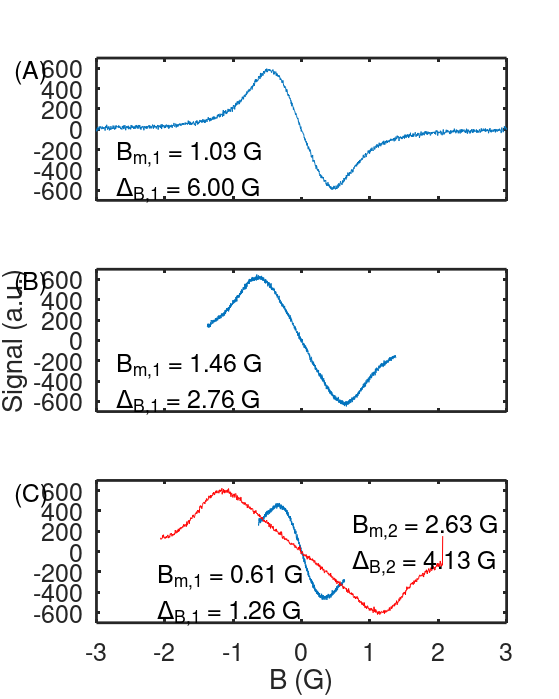

MATLAB code for this plot: (Note: this script raises an error after producing the figure.)
%% Display parameters for the plots
font_size = 18;
linewidth = 2;

% So they all have the same scales
B_min = -3;   %
B_max =  3;   % field values, in Gauss
Y_min = -700; %
Y_max =  700; % signal amplitudes, in arbitrary units

%% New figure window, a little bigger than usual
handle = figure();
set(handle, 'Position', [100 100 560 700], 'Paperpositionmode', 'auto');

%% Single-scan, traditional

% Read in scan data
spectra = csvread('data/s_2_traditional.csv');
spectrum = spectra(:, 8);

% Parameters
Delta_B = 6.00; % sweep width, in Gauss
M       = 2048; % samples per scan

% Field values
B = linspace(-Delta_B/2, Delta_B/2, M);

handle_1 = subplot(3, 1, 1);
plot(B, spectrum);

set(gca(), 'Fontsize', font_size);
set(gca(), 'Linewidth', linewidth);

xlim([B_min B_max]);
ylim([Y_min Y_max]);
set(gca(), 'Xticklabel', {});

text(B_min*0.9, Y_min*0.6, ...
	{'B_m_,_1 = 1.03 G' '\Delta_B_,_1 = 6.00 G'}, 'Fontsize', font_size);

text(B_min*1.4, Y_max*0.8, '(A)', 'Fontsize', font_size);

%% Single-scan, optimized

% Read in scan data
spectra = csvread('data/s_2_single_scan.csv');
spectrum = spectra(:, 8);

% Parameters
Delta_B = 2.76; % sweep width, in Gauss
M       = 2048; % samples per scan

% Field values
B = linspace(-Delta_B/2, Delta_B/2, M);

handle_2 = subplot(3, 1, 2);
plot(B, spectrum);

set(gca(), 'Fontsize', font_size);
set(gca(), 'Linewidth', linewidth);

ylabel('Signal (a.u.)');

xlim([B_min B_max]);
ylim([Y_min Y_max]);
set(gca(), 'XtickLabel', {});

text(B_min*0.9, Y_min*0.6, ...
	{'B_m_,_1 = 1.46 G' '\Delta_B_,_1 = 2.76 G'}, 'Fontsize', font_size);

text(B_min*1.4, Y_max*0.8, '(B)', 'Fontsize', font_size);

%% Dual-scan, optimized

% Read in scan data
spectra = csvread('data/s_2_dual_scan.csv');
spectrum_1 = spectra(:, 7);
spectrum_2 = spectra(:, 8);

% Parameters
Delta_B = [1.26 4.13]; % sweep widths, in Gauss
M       = 1024;        % samples per scan

% Field values
B_1 = linspace(-Delta_B(1)/2, Delta_B(1)/2, M);
B_2 = linspace(-Delta_B(2)/2, Delta_B(2)/2, M);

handle_3 = subplot(3, 1, 3);
plot(B_1, spectrum_1);
hold('on');
plot(B_2, spectrum_2, 'r');

set(gca(), 'Fontsize', font_size);
set(gca(), 'Linewidth', linewidth);

xlim([B_min B_max]);
ylim([Y_min Y_max]);

xlabel('B (G)');

text(B_min*0.7, Y_min*0.6, ...
	{'B_m_,_1 = 0.61 G' '\Delta_B_,_1 = 1.26 G'}, 'Fontsize', font_size);
text(B_max*0.25, Y_max*0.1, ...
	{'B_m_,_2 = 2.63 G' '\Delta_B_,_2 = 4.13 G'}, 'Fontsize', font_size);

text(B_min*1.4, Y_max*0.8, '(C)', 'Fontsize', font_size);

%% Remove empty space between the three plots

% Round 1
pos_1 = get(handle_1, 'pos');
pos_2 = get(handle_2, 'pos');
gap_1 = pos_1(2) - pos_2(4) - pos_2(2);
pos_1(2) = pos_1(2) - gap_1/2;
pos_1(4) = pos_1(4) + gap_1/2;
pos_2(4) = pos_2(4) + gap_1/2;
set(handle_1, 'pos', pos_1);
set(handle_2, 'pos', pos_2);

% Round 2
pos_2 = get(handle_2, 'pos');
pos_3 = get(handle_3, 'pos');
gap_2 = pos_2(2) - pos_3(4) - pos_3(2);
pos_2(2) = pos_2(2) - gap_2/2;
pos_2(4) = pos_2(4) + gap_2/2;
pos_3(4) = pos_3(4) + gap_2/2;
set(handle_2, 'pos', pos_2);
set(handle_3, 'pos', pos_3);

%% Save figure as an EPS file
print('-depsc2', [mfilename() '.eps']);
